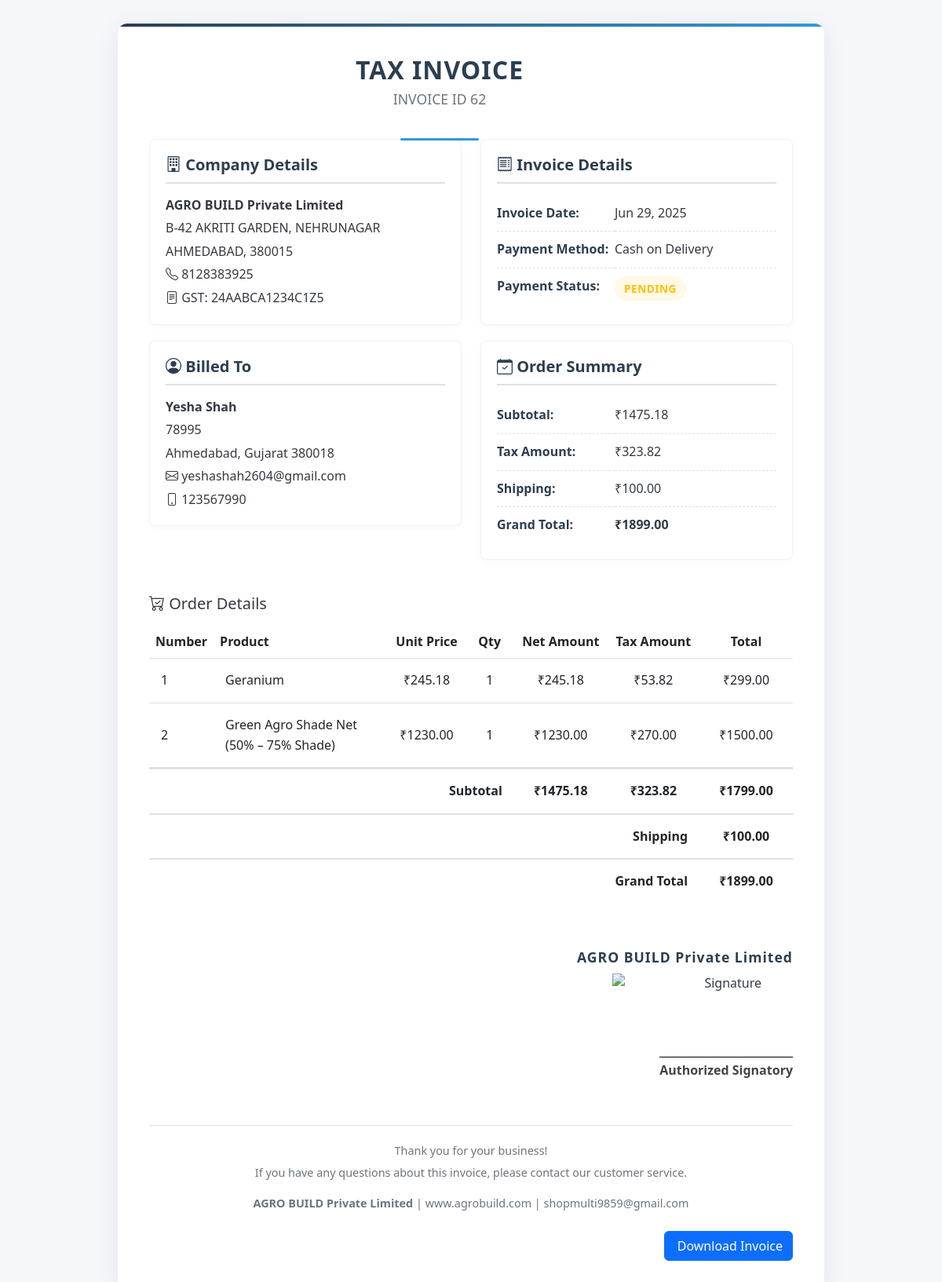
/invoice/view/62/ (signed in), run on an earlier commit of the app's database.
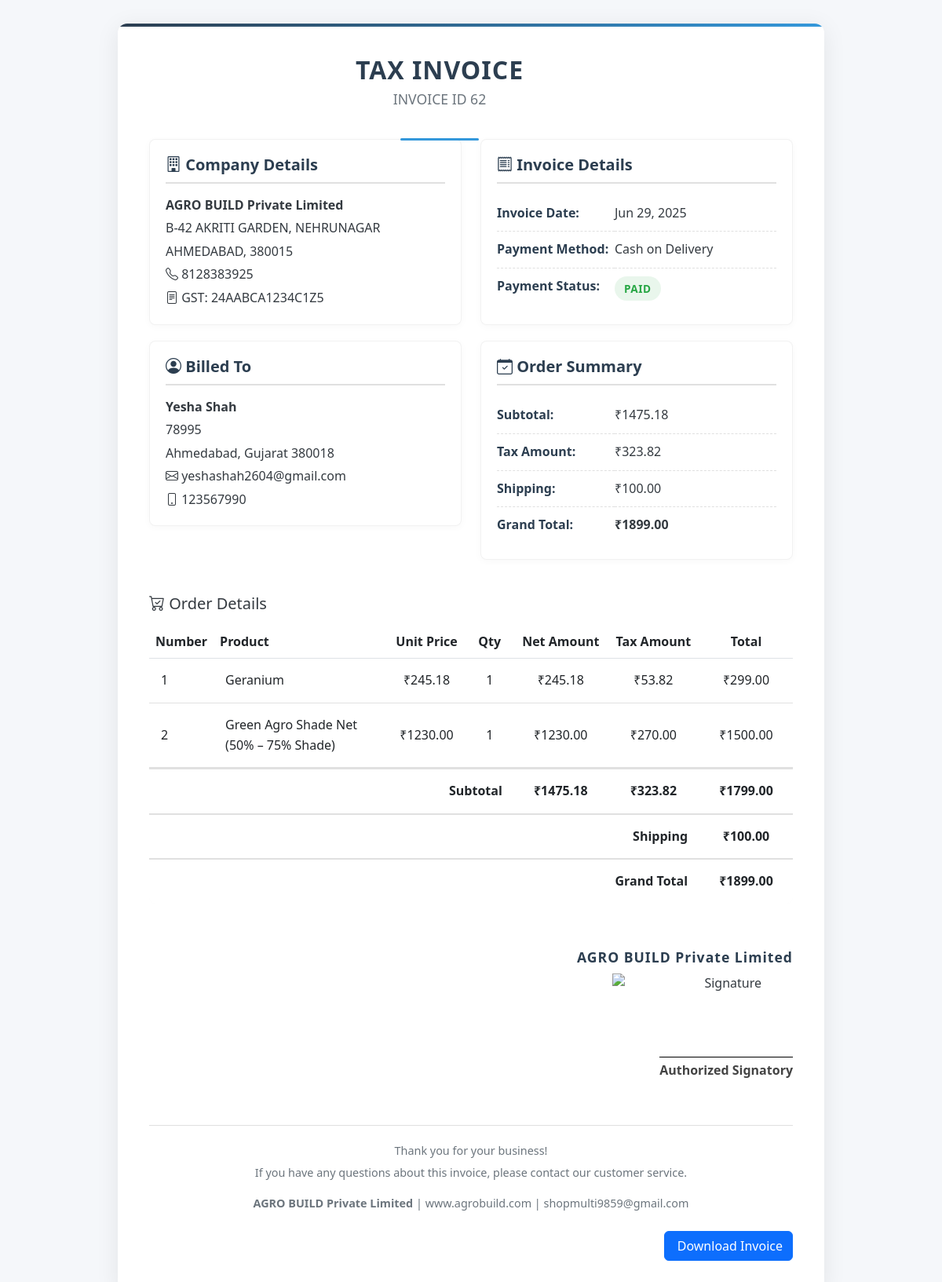
And on a later commit of the database.
### agrobuild/models.py (models this page shows, shortened)
class Order(models.Model):
    PAYMENT_METHOD_CHOICES = [
        ('cod', 'Cash on Delivery'),
        ('upi', 'UPI'),
    ]
    STATUS_CHOICES = [
        ('pending', 'Pending'),
        ('processing', 'Processing'),
        ('shipped', 'Shipped'),
        ('delivered', 'Delivered'),
        ('cancelled', 'Cancelled'),
    ]
    PAYMENT_STATUS_CHOICES = [
        ('pending', 'Pending'),
        ('processing', 'Processing'),
        ('paid', 'Paid'),
        ('failed', 'Failed'),
        ('cancelled', 'Cancelled'),
    ]
    user = models.ForeignKey(User, on_delete=models.CASCADE)
    full_name = models.CharField(max_length=100)
    email = models.EmailField()
    address = models.TextField()
    city = models.CharField(max_length=100)
    state = models.CharField(max_length=100)
    zip_code = models.CharField(max_length=10)
    mobile_number = models.CharField(max_length=15)
    payment_method = models.CharField(max_length=10, choices=PAYMENT_METHOD_CHOICES)
    upi_transaction_number = models.CharField(max_length=100, blank=True, null=True)
    payment_status = models.CharField(max_length=20,choices=PAYMENT_STATUS_CHOICES, default="Pending")
    total_amount = models.DecimalField(max_digits=10, decimal_places=2)
    status = models.CharField(max_length=20, choices=STATUS_CHOICES, default='pending')
    tracking_number = models.CharField(max_length=100, blank=True, null=True)
    created_at = models.DateTimeField(auto_now_add=True)

### agrobuild/views.py (the view)
# urls.py: path('invoice/view/<int:order_id>/', views.view_invoice, name='view_invoice'),
@login_required(login_url='/login/')
def view_invoice(request, order_id):
    order = get_object_or_404(Order, id=order_id, user=request.user)
    subtotal = Decimal('0')
    total_tax = Decimal('0')
    total_amount = Decimal('0')
    processed_items = []
    for item in order.items.all():
        tax_per_unit = item.price * Decimal('0.18')
        price_without_tax = item.price - tax_per_unit
        item_subtotal = price_without_tax * item.quantity
        item_tax = tax_per_unit * item.quantity
        item_total = item.price * item.quantity
        subtotal += item_subtotal
        total_tax += item_tax
        total_amount += item_total
        processed_items.append({
            'product': item.product,
            'quantity': item.quantity,
            'price': round(price_without_tax, 2),
            'subtotal': round(item_subtotal, 2),
            'tax': round(item_tax, 2),
            'total': round(item_total, 2),
        })
    subtotal = round(subtotal, 2)
    total_tax = round(total_tax, 2)
    total_amount = round(total_amount, 2)
    order.subtotal = subtotal
    order.total_tax = total_tax
    order.total_amount = total_amount
    shipping = Decimal('100.00')
    grand_total = total_amount + shipping
    context = {
        'order': order,
        'items': processed_items,
        'user': request.user,
        'shipping': shipping,
        'grand_total': grand_total,
        'show_download': True,
    }
    logo_path = finders.find('img/logo/logo.png')
    if logo_path:
        with open(logo_path, "rb") as img_file:  # type: ignore
            context['logo_base64'] = base64.b64encode(img_file.read()).decode('utf-8')
    else:
        context['logo_base64'] = ''
    signature_path = finders.find('img/signatures.jpg')
    if signature_path:
        with open(signature_path, "rb") as img_file:  # type: ignore
            context['signature_base64'] = base64.b64encode(img_file.read()).decode('utf-8')
    else:
        context['signature_base64'] = ''
    return render(request, 'htmldemo.net/invoice.html', context)

### agrobuild/context_processors.py (called while the page is built)
def cart_data(request):
    if request.user.is_authenticated:
        items = CartItem.objects.filter(user=request.user)
        subtotal = sum(item.total_price() for item in items)
        return {
            'mini_cart_items': items,
            'mini_cart_total': subtotal
        }
    return {
        'mini_cart_items': [],
        'mini_cart_total': 0
    }

def cart_items_processor(request):
    cart_items = []
    cart_total = 0
    if request.user.is_authenticated:
        cart_items = CartItem.objects.filter(user=request.user)
        cart_total = sum(item.product.P_price * item.quantity for item in cart_items)
    return {'cart_items': cart_items, 'cart_total': cart_total}

### agrobuild/models.py (called while the page is built)
    def total_price(self):
        return self.quantity * self.product.P_price

### agrobuild/templates/htmldemo.net/invoice.html (shortened to what the changed rows need)
{% load static %}
<!DOCTYPE html>
<html ng-app="invoiceApp">
<head>
    <link href="https://cdn.jsdelivr.net/npm/bootstrap@5.3.0/dist/css/bootstrap.min.css" rel="stylesheet">
    <link rel="stylesheet" href="https://cdn.jsdelivr.net/npm/bootstrap-icons@1.10.0/font/bootstrap-icons.css">
</head>
<body ng-controller="InvoiceController">
    <div class="invoice-container">
        <div style="display: flex; align-items: flex-start; justify-content: space-between;">
    <div style="flex:1 1 0; display: flex; flex-direction: column; align-items: center; justify-content: center;">
        <div class="header" style="border-bottom: none; margin-bottom: 0;">
            <h2 class="invoice-title mb-1">TAX INVOICE</h2>
            <p class="invoice-number">INVOICE ID {{ order.id }}</p>
        </div>
    </div>
</div>
        <div class="row mb-4">
            <div class="col-md-6">
                <div class="info-card">
                    <h5><i class="bi bi-person-circle"></i> Billed To</h5>
                    <p class="mb-1"><strong>{{ order.full_name }}</strong></p>
                    <p class="mb-1">{{ order.address }}</p>
                    <p class="mb-1">{{ order.city }}, {{ order.state }} {{ order.zip_code }}</p>
                    <p class="mb-1"><i class="bi bi-envelope"></i> {{ order.email }}</p>
                    <p class="mb-0"><i class="bi bi-phone"></i> {{ order.mobile_number }}</p>
                </div>
            </div>
            <div class="col-md-6">
                <div class="info-card h-40 ">
                    <table class="info-table">
                        <tr>
                            <td class="label">Invoice Date:</td>
                            <td>{{ order.created_at|date:"M d, Y" }}</td>
                        </tr>
                        <tr>
                            <td class="label">Payment Method:</td>
                            <td>{{ order.get_payment_method_display }}</td>
                        </tr>
                        <tr>
                            <td>
                                <span class="status {% if order.payment_status|lower == 'paid' %}status-paid{% else %}status-pending{% endif %}">
                                    {{ order.payment_status|capfirst }}
                                </span>
                            </td>
                        </tr>
                    </table>
                </div>
                <div class="info-card mt-3">
                    <table class="info-table">
                        <tr>
                            <td class="label">Subtotal:</td>
                            <td>₹{{ order.subtotal|floatformat:2 }}</td>
                        </tr>
                        <tr>
                            <td class="label">Tax Amount:</td>
                            <td>₹{{ order.total_tax|floatformat:2 }}</td>
                        </tr>
                    </table>
                </div>
            </div>
        </div>
        <div class="table-responsive">
            <table class="items-table table mb-4">
                <tbody>
                    <tr>
                        <th style="width: 5%;">Number</th>
                        <th style="width: 30%;">Product</th>
                        <th style="width: 12%;" class="text-center">Unit Price</th>
                        <th style="width: 8%;" class="text-center">Qty</th>
                        <th style="width: 15%;" class="text-center">Net Amount</th>
                        <th style="width: 15%;" class="text-center">Tax Amount</th>
                        <th style="width: 15%;" class="text-center">Total</th>
                    </tr>
                    <tr class="total-row">
                        <td colspan="4" class="text-right"><strong>Subtotal</strong></td>
                        <td class="text-center">₹{{ order.subtotal|floatformat:2 }}</td>
                        <td class="text-center">₹{{ order.total_tax|floatformat:2 }}</td>
                        <td class="text-center">₹{{ order.total_amount|floatformat:2 }}</td>
                    </tr>
                </tbody>
            </table>
        </div>
    </div>
</body>
</html>

What changed in the data, as far as the page shows it:
changed Order "Yesha Shah": payment_status "PENDING" → "PAID"
